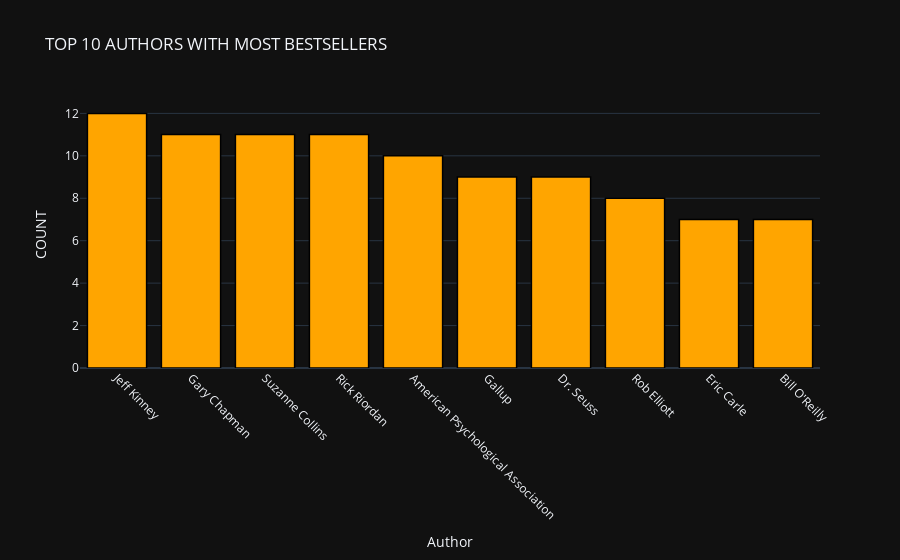

Write notebook code for a chart like this one.
### Markdown cell above
## TOP 10 AUTHORS WITH MOST BESTSELLERS

### Code cell
temp_df1 = data.groupby('Author').count().reset_index().sort_values('Name',ascending=False).head(10)

trace1 = go.Bar(
                x = temp_df1['Author'],
                y = temp_df1['Name'],
                marker = dict(color = 'rgb(255,165,0)',
                             line=dict(color='rgb(0,0,0)',width=1.5)))
layout = go.Layout(template= "plotly_dark",title = 'TOP 10 AUTHORS WITH MOST BESTSELLERS ' , 
                   xaxis = dict(title = 'Author',tickangle=45), yaxis = dict(title = 'COUNT'))
fig = go.Figure(data = [trace1], layout = layout)
fig.show()

### Figure 1 — Plotly figure (JSON) as saved in the notebook; plotly's stock layout.template omitted (floating-point values rounded to 4 significant figures)
{"data": [{"marker": {"color": "rgb(255,165,0)", "line": {"color": "rgb(0, 0, 0)", "width": 1.5}}, "type": "bar", "x": ["Jeff Kinney", "Gary Chapman", "Suzanne Collins", "Rick Riordan", "American Psychological Association", "Gallup", "Dr. Seuss", "Rob Elliott", "Eric Carle", "Bill O'Reilly"], "y": [12, 11, 11, 11, 10, 9, 9, 8, 7, 7]}], "layout": {"autosize": true, "title": {"text": "TOP 10 AUTHORS WITH MOST BESTSELLERS "}, "xaxis": {"autorange": true, "range": [-0.5, 9.5], "tickangle": 45, "title": {"text": "Author"}, "type": "category"}, "yaxis": {"autorange": true, "range": [0, 12.63], "title": {"text": "COUNT"}, "type": "linear"}}}
